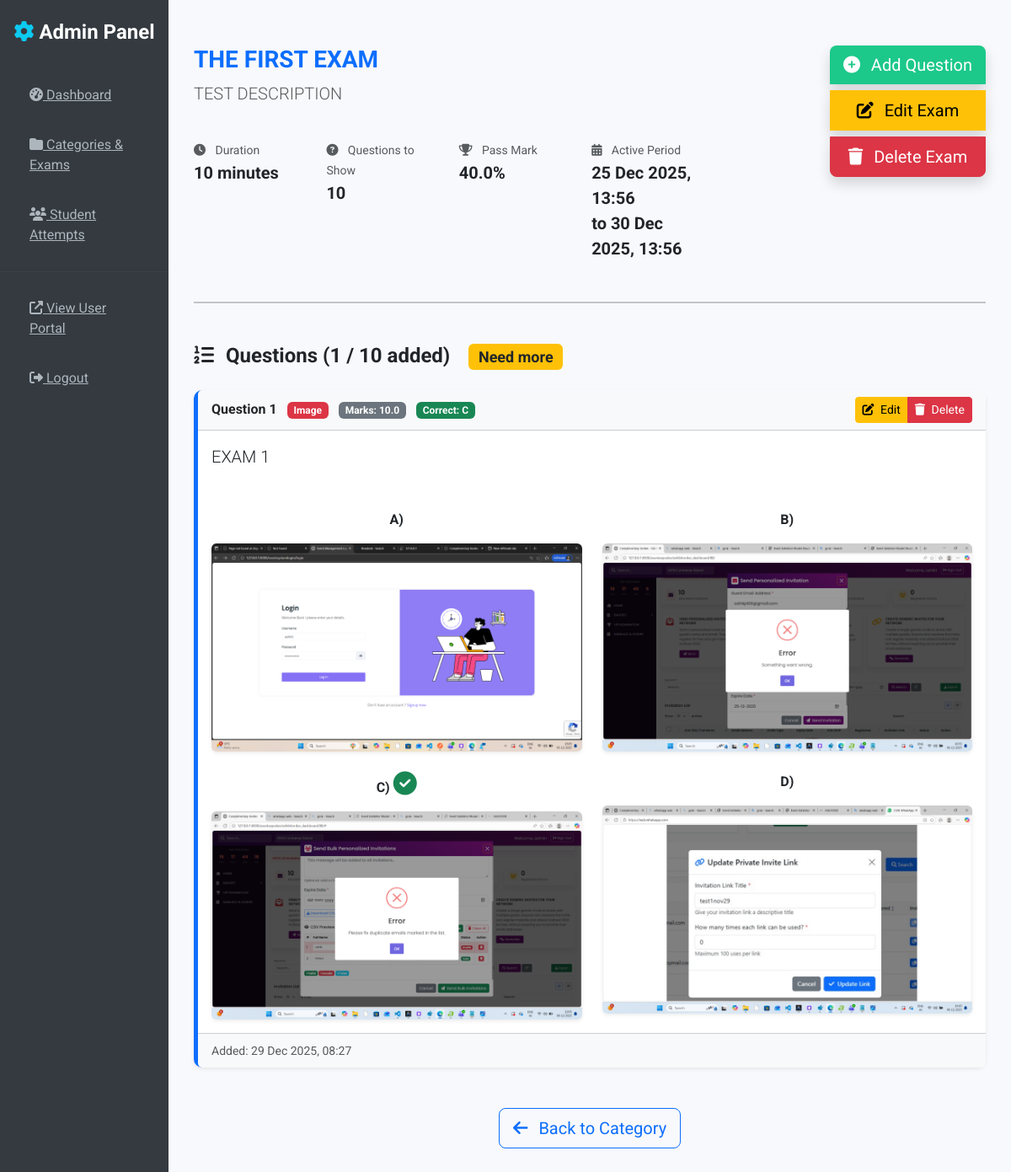
The app's page /panel/exam/4/ with its own data.
### exam_user/models.py (models this page shows, shortened)
class Exam(models.Model):
    category = models.ForeignKey(Category, on_delete=models.CASCADE, related_name='exams')
    name = models.CharField(max_length=200)
    description = models.TextField(blank=True)
    duration_minutes = models.IntegerField(help_text="Duration in minutes")
    number_of_questions = models.IntegerField(help_text="Number of questions to display")
    start_date = models.DateTimeField()
    end_date = models.DateTimeField()
    pass_percentage = models.FloatField(default=40.0)
    created_at = models.DateTimeField(auto_now_add=True)
    class Meta:
        ordering = ['-created_at']

class Question(models.Model):
    OPTION_TYPE_CHOICES = [('text', 'Text'), ('image', 'Image')]
    exam = models.ForeignKey(Exam, on_delete=models.CASCADE, related_name='questions')
    question_text = models.TextField()
    option_type = models.CharField(max_length=10, choices=OPTION_TYPE_CHOICES, default='text')
    option_a = models.CharField(max_length=500, blank=True)
    option_b = models.CharField(max_length=500, blank=True)
    option_c = models.CharField(max_length=500, blank=True)
    option_d = models.CharField(max_length=500, blank=True)
    option_a_image = models.ImageField(upload_to='options/', blank=True, null=True)
    option_b_image = models.ImageField(upload_to='options/', blank=True, null=True)
    option_c_image = models.ImageField(upload_to='options/', blank=True, null=True)
    option_d_image = models.ImageField(upload_to='options/', blank=True, null=True)
    correct_answer = models.CharField(max_length=1, choices=[('A', 'A'), ('B', 'B'), ('C', 'C'), ('D', 'D')])
    marks = models.FloatField(default=1.0)
    created_at = models.DateTimeField(auto_now_add=True)
    class Meta:
        ordering = ['id']

### controller_admin/views.py (the view)
# urls.py: path('exam/<int:pk>/', views.exam_detail, name='exam_detail'),
def exam_detail(request, pk):
    exam = get_object_or_404(Exam, pk=pk)
    questions = exam.questions.all()
    return render(request, 'controller_admin/exam_detail.html', {'exam': exam, 'questions': questions})

### controller_admin/templates/controller_admin/exam_detail.html (shortened to what this page needs)
{% extends 'controller_admin/base.html' %}
{% block content %}
<div class="d-flex justify-content-between align-items-start mb-5">
    <div>
        <h3 class="fw-bold text-primary">{{ exam.name }}</h3>
        <p class="lead text-muted">{{ exam.description|default:"No description provided." }}</p>
        <div class="row g-4 mt-3">
            <div class="col-md-3">
                <small class="text-muted"><i class="fas fa-clock me-2"></i> Duration</small><br>
                <strong class="fs-5">{{ exam.duration_minutes }} minutes</strong>
            </div>
            <div class="col-md-3">
                <small class="text-muted"><i class="fas fa-question-circle me-2"></i> Questions to Show</small><br>
                <strong class="fs-5">{{ exam.number_of_questions }}</strong>
            </div>
            <div class="col-md-3">
                <small class="text-muted"><i class="fas fa-trophy me-2"></i> Pass Mark</small><br>
                <strong class="fs-5">{{ exam.pass_percentage }}%</strong>
            </div>
            <div class="col-md-3">
                <small class="text-muted"><i class="fas fa-calendar-alt me-2"></i> Active Period</small><br>
                <strong class="fs-5">
                    {{ exam.start_date|date:"d M Y, H:i" }}<br>
                    to {{ exam.end_date|date:"d M Y, H:i" }}
                </strong>
            </div>
        </div>
    </div>
    <div class="btn-group-vertical btn-group-lg">
        <a href="{% url 'controller_admin:question_add' exam.id %}" class="btn btn-success shadow mb-2">
            <i class="fas fa-plus-circle me-2"></i> Add Question
        </a>
        <a href="{% url 'controller_admin:exam_edit' exam.id %}" class="btn btn-warning shadow mb-2">
            <i class="fas fa-edit me-2"></i> Edit Exam
        </a>
        <a href="{% url 'controller_admin:exam_delete' exam.id %}" class="btn btn-danger shadow">
            <i class="fas fa-trash me-2"></i> Delete Exam
        </a>
    </div>
</div>
<hr class="my-5 border-2">
<h4 class="mb-4 fw-bold">
    <i class="fas fa-list-ol me-2"></i>
    Questions ({{ questions.count }} / {{ exam.number_of_questions }} added)
    {% if questions.count < exam.number_of_questions %}
        <span class="badge bg-warning text-dark ms-3">
            Need {{ exam.number_of_questions|add:questions.count|add:"-"|add:questions.count }} more
        </span>
    {% elif questions.count > exam.number_of_questions %}
        <span class="badge bg-info ms-3">
            {{ questions.count|add:exam.number_of_questions|add:"-"|add:exam.number_of_questions }} extra
        </span>
    {% else %}
        <span class="badge bg-success ms-3">Perfect match</span>
    {% endif %}
</h4>
{% if questions %}
    {% for question in questions %}
    <div class="card shadow-sm mb-4 border-start border-primary border-5">
        <div class="card-header bg-light d-flex justify-content-between align-items-center">
            <h6 class="mb-0 fw-bold">
                Question {{ forloop.counter }}
                <span class="badge bg-{% if question.option_type == 'image' %}danger{% else %}primary{% endif %} ms-2">
                    {{ question.option_type|capfirst }}
                </span>
                <span class="badge bg-secondary ms-2">Marks: {{ question.marks }}</span>
                <span class="badge bg-success ms-2">Correct: {{ question.correct_answer }}</span>
            </h6>
            <div class="btn-group">
                <a href="{% url 'controller_admin:question_edit' question.id %}" class="btn btn-warning btn-sm">
                    <i class="fas fa-edit me-1"></i> Edit
                </a>
                <a href="{% url 'controller_admin:question_delete' question.id %}" class="btn btn-danger btn-sm">
                    <i class="fas fa-trash me-1"></i> Delete
                </a>
            </div>
        </div>
        <div class="card-body">
            <p class="lead mb-4">{{ question.question_text }}</p>
            {% if question.option_type == 'text' %}
                <div class="row g-3">
                    <div class="col-md-6">
                        <strong>A)</strong> {{ question.option_a|default:"—" }}
                        {% if question.correct_answer == 'A' %}<i class="fas fa-check text-success ms-2"></i>{% endif %}
                    </div>
                    <div class="col-md-6">
                        <strong>B)</strong> {{ question.option_b|default:"—" }}
                        {% if question.correct_answer == 'B' %}<i class="fas fa-check text-success ms-2"></i>{% endif %}
                    </div>
                    <div class="col-md-6">
                        <strong>C)</strong> {{ question.option_c|default:"—" }}
                        {% if question.correct_answer == 'C' %}<i class="fas fa-check text-success ms-2"></i>{% endif %}
                    </div>
                    <div class="col-md-6">
                        <strong>D)</strong> {{ question.option_d|default:"—" }}
                        {% if question.correct_answer == 'D' %}<i class="fas fa-check text-success ms-2"></i>{% endif %}
                    </div>
                </div>
            {% else %}
                <div class="row g-4 mt-4">
                    {% if question.option_a_image %}
                    <div class="col-md-6 text-center">
                        <p><strong>A)</strong> {% if question.correct_answer == 'A' %}<i class="fas fa-check-circle text-success fs-3"></i>{% endif %}</p>
                        <img src="{{ question.option_a_image.url }}" class="img-fluid rounded shadow-sm" style="max-height: 280px; object-fit: contain;">
                    </div>
                    {% endif %}
                    {% if question.option_b_image %}
                    <div class="col-md-6 text-center">
                        <p><strong>B)</strong> {% if question.correct_answer == 'B' %}<i class="fas fa-check-circle text-success fs-3"></i>{% endif %}</p>
                        <img src="{{ question.option_b_image.url }}" class="img-fluid rounded shadow-sm" style="max-height: 280px; object-fit: contain;">
                    </div>
                    {% endif %}
                    {% if question.option_c_image %}
                    <div class="col-md-6 text-center">
                        <p><strong>C)</strong> {% if question.correct_answer == 'C' %}<i class="fas fa-check-circle text-success fs-3"></i>{% endif %}</p>
                        <img src="{{ question.option_c_image.url }}" class="img-fluid rounded shadow-sm" style="max-height: 280px; object-fit: contain;">
                    </div>
                    {% endif %}
                    {% if question.option_d_image %}
                    <div class="col-md-6 text-center">
                        <p><strong>D)</strong> {% if question.correct_answer == 'D' %}<i class="fas fa-check-circle text-success fs-3"></i>{% endif %}</p>
                        <img src="{{ question.option_d_image.url }}" class="img-fluid rounded shadow-sm" style="max-height: 280px; object-fit: contain;">
                    </div>
                    {% endif %}
                </div>
            {% endif %}
        </div>
        <div class="card-footer bg-light">
            <small class="text-muted">
                Added: {{ question.created_at|date:"d M Y, H:i" }}
            </small>
        </div>
    </div>
    {% endfor %}
{% endif %}
<div class="text-center mt-5">
    <a href="{% url 'controller_admin:category_detail' exam.category.id %}" class="btn btn-outline-primary btn-lg">
        <i class="fas fa-arrow-left me-2"></i> Back to Category
    </a>
</div>
{% endblock %}

### controller_admin/templates/controller_admin/base.html (shortened to what this page needs)
<!DOCTYPE html>
<html lang="en">
<head>
    <link href="https://cdn.jsdelivr.net/npm/bootstrap@5.3.3/dist/css/bootstrap.min.css" rel="stylesheet">
    <link rel="stylesheet" href="https://cdnjs.cloudflare.com/ajax/libs/font-awesome/6.5.0/css/all.min.css">
</head>
<body>
    <div class="d-flex">
        <div class="sidebar col-md-3 col-lg-2">
            <div class="logo">
                <i class="fas fa-cog fa-spin text-info"></i> Admin Panel
            </div>
            <a href="{% url 'controller_admin:dashboard' %}" class="{% if request.path == '/admin-panel/' %}active{% endif %}">
                <i class="fas fa-tachometer-alt"></i> Dashboard
            </a>
            <a href="{% url 'controller_admin:category_list' %}">
                <i class="fas fa-folder"></i> Categories & Exams
            </a>
            <a href="{% url 'controller_admin:attempt_list' %}">
                <i class="fas fa-users"></i> Student Attempts
            </a>
            <hr style="border-color: #495057;">
            <a href="{% url 'exam_user:index' %}">
                <i class="fas fa-external-link-alt"></i> View User Portal
            </a>
            <a href="{% url 'controller_admin:admin_logout' %}">
                <i class="fas fa-sign-out-alt"></i> Logout
            </a>
        </div>
        <div class="flex-grow-1 content">
            {% block content %}{% endblock %}
        </div>
    </div>
</body>
</html>

### controller_admin/templates/controller_admin/base.html (style rules this page uses)
body { font-family: 'Roboto', sans-serif; background: #f8f9fc; }
.sidebar { background: #343a40; min-height: 100vh; padding-top: 20px; }
.sidebar a { color: #adb5bd; padding: 15px 20px; display: block; border-radius: 5px; margin: 5px 15px; }
.sidebar .logo { color: white; font-size: 1.5rem; font-weight: bold; text-align: center; margin-bottom: 30px; }
.content { padding: 30px; }
.card { border: none; border-radius: 10px; box-shadow: 0 4px 15px rgba(0,0,0,0.08); }
.btn-success { background: #1cc88a; border: none; }

### records on screen
Exam: name "THE FIRST EXAM", description "TEST DESCRIPTION", duration_minutes "10", number_of_questions "10", pass_percentage "40.0", start_date "25 Dec 2025, 13:56", end_date "30 Dec 2025, 13:56", count "1"
Question: option_type "Image", marks "10.0", correct_answer "C", question_text "EXAM 1", option_a_image (picture), option_b_image (picture), option_c_image (picture), option_d_image (picture), created_at "29 Dec 2025, 08:27"
